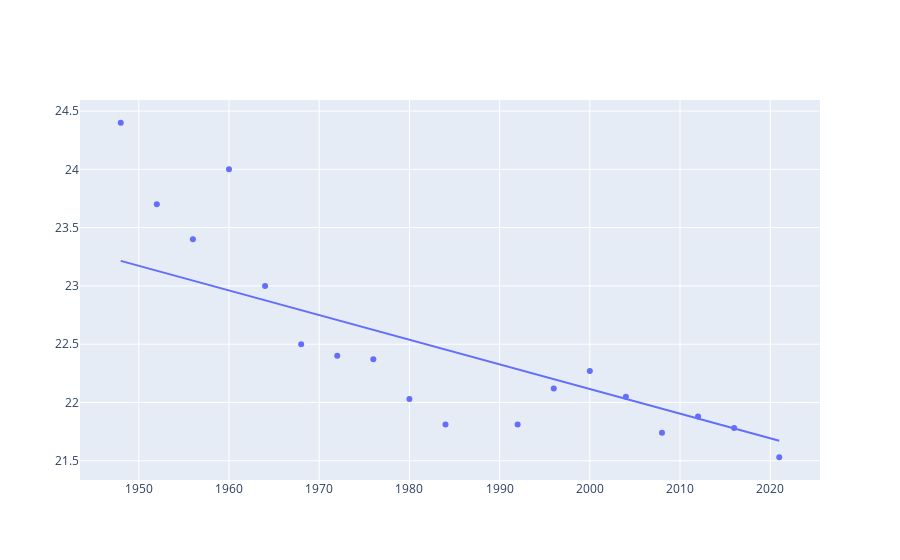

Notebook code for this chart:
### Code cell
import plotly.express as px
import plotly.graph_objects as go
fig1 = px.scatter(df_YPredicha, x=df_original['Year'], y=df_original['Result'])
fig2 = px.line(df_YPredicha,x=df_YPredicha['year'], y=df_YPredicha['Resultado'])
fig3 = go.Figure(data=fig1.data + fig2.data)
fig3.show()

### Figure 1 — Plotly figure (JSON) as saved in the notebook; plotly's stock layout.template omitted (floating-point values rounded to 4 significant figures)
{"data": [{"hovertemplate": "x=%{x}<br>y=%{y}<extra></extra>", "legendgroup": "", "marker": {"color": "#636efa", "symbol": "circle"}, "mode": "markers", "name": "", "orientation": "v", "showlegend": false, "type": "scatter", "x": [1948, 1952, 1956, 1960, 1964, 1968, 1972, 1976, 1980, 1984, 1992, 1996, 2000, 2004, 2008, 2012, 2016, 2021], "xaxis": "x", "y": [24.4, 23.7, 23.4, 24, 23, 22.5, 22.4, 22.37, 22.03, 21.81, 21.81, 22.12, 22.27, 22.05, 21.74, 21.88, 21.78, 21.53], "yaxis": "y"}, {"hovertemplate": "year=%{x}<br>Resultado=%{y}<extra></extra>", "legendgroup": "", "line": {"color": "#636efa", "dash": "solid"}, "marker": {"symbol": "circle"}, "mode": "lines", "name": "", "orientation": "v", "showlegend": false, "type": "scatter", "x": [1948, 1952, 1956, 1960, 1964, 1968, 1972, 1976, 1980, 1984, 1992, 1996, 2000, 2004, 2008, 2012, 2016, 2021], "xaxis": "x", "y": [23.21, 23.13, 23.05, 22.96, 22.88, 22.79, 22.71, 22.62, 22.54, 22.45, 22.28, 22.2, 22.12, 22.03, 21.95, 21.86, 21.78, 21.67], "yaxis": "y"}], "layout": {}}
